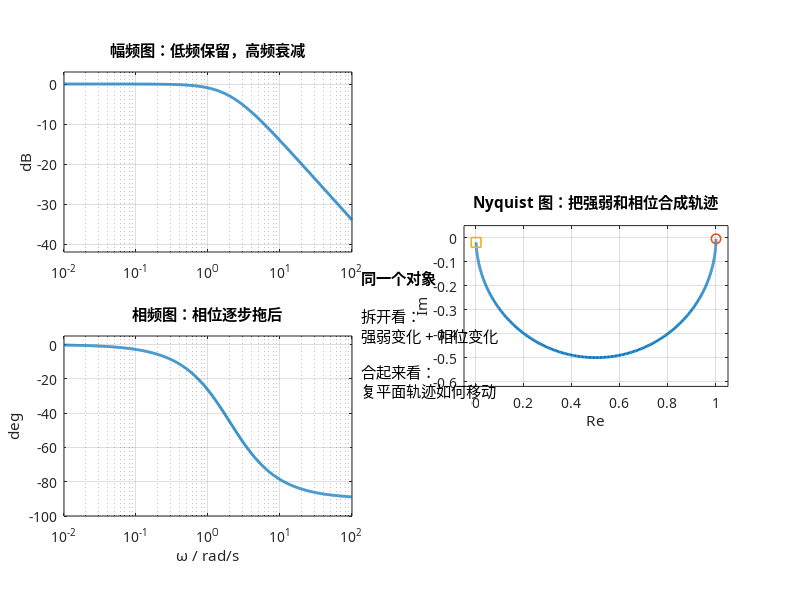

Recreate this plot in MATLAB.
clear; close all; clc;
pkg load control;

set (0, 'defaultfigurevisible', 'off');
set (0, 'defaultaxesfontname', 'PingFang SC');
set (0, 'defaulttextfontname', 'PingFang SC');

[script_dir, ~, ~] = fileparts (mfilename ('fullpath'));
outdir = fullfile (script_dir, '..', 'processed');
if ~exist (outdir, 'dir')
  mkdir (outdir);
end

s = tf ('s');
w = logspace (-2, 2, 800);
sys = 1 / (0.5 * s + 1);
[mag, phase_deg] = bode (sys, w);
mag_db = 20 * log10 (squeeze (mag));
phase_deg = squeeze (phase_deg);
[re, im] = nyquist (sys, w);
resp = squeeze (re) + 1i * squeeze (im);

fig = figure ('position', [100, 100, 1180, 760], 'color', 'w');

ax1 = axes ('position', [0.08, 0.58, 0.36, 0.30]);
semilogx (ax1, w, mag_db, 'LineWidth', 2.0);
grid (ax1, 'on');
xlim (ax1, [0.01, 100]);
ylim (ax1, [-42, 3]);
title (ax1, '幅频图：低频保留，高频衰减');
ylabel (ax1, 'dB');

ax2 = axes ('position', [0.08, 0.14, 0.36, 0.30]);
semilogx (ax2, w, phase_deg, 'LineWidth', 2.0);
grid (ax2, 'on');
xlim (ax2, [0.01, 100]);
ylim (ax2, [-100, 5]);
title (ax2, '相频图：相位逐步拖后');
xlabel (ax2, '\omega / rad/s');
ylabel (ax2, 'deg');

ax3 = axes ('position', [0.58, 0.18, 0.33, 0.62]);
plot (ax3, real (resp), imag (resp), 'LineWidth', 2.0);
grid (ax3, 'on');
axis (ax3, 'equal');
xlim (ax3, [-0.05, 1.05]);
ylim (ax3, [-0.62, 0.05]);
title (ax3, 'Nyquist 图：把强弱和相位合成轨迹');
xlabel (ax3, 'Re');
ylabel (ax3, 'Im');
hold (ax3, 'on');
plot (ax3, real (resp(1)), imag (resp(1)), 'o', 'MarkerSize', 7, 'LineWidth', 1.2);
plot (ax3, real (resp(end)), imag (resp(end)), 's', 'MarkerSize', 7, 'LineWidth', 1.2);

txt = axes ('position', [0.45, 0.34, 0.10, 0.24], 'visible', 'off');
text (0.02, 0.82, '同一个对象', 'FontSize', 11, 'FontWeight', 'bold');
text (0.02, 0.55, '拆开看：', 'FontSize', 11);
text (0.02, 0.41, '强弱变化 + 相位变化', 'FontSize', 11);
text (0.02, 0.17, '合起来看：', 'FontSize', 11);
text (0.02, 0.03, '复平面轨迹如何移动', 'FontSize', 11);

print (fig, fullfile (outdir, 'fd-08-bode-nyquist-consistency-panel.svg'), '-dsvg');
